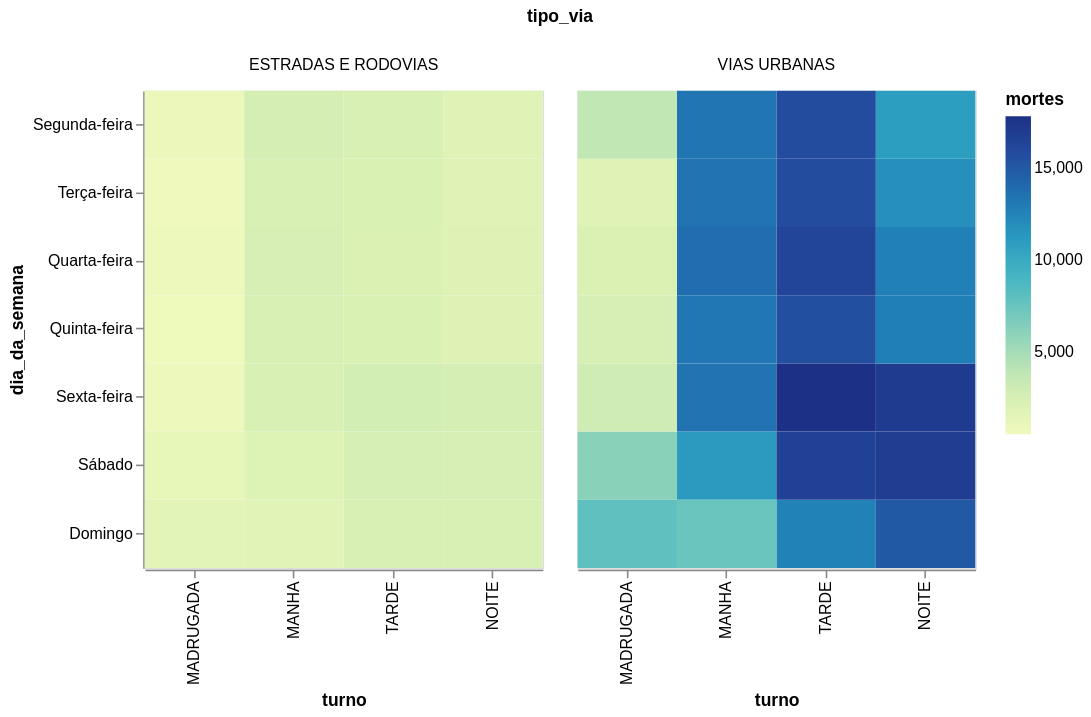

Source (notebook cell):
### Code cell
sinistros.filter(pl.col('tipo_via') != 'NAO DISPONIVEL') \
    .filter(pl.col('acidente_fatal') == 'NAO') \
    .group_by('dia_da_semana', 'tipo_via', 'turno').agg(pl.len().alias('mortes')) \
    .plot.rect(x=alt.X(**get_col_order('turno')), color='mortes', y=alt.Y(**get_col_order('dia_da_semana')), column='tipo_via').properties(height=300, width=250)

### Figure 1 — Vega-Lite specification as saved in the notebook (floating-point values rounded to 4 significant figures)
{"config": {"view": {"continuousWidth": 300, "continuousHeight": 300}}, "data": {"name": "data-fd2d7b4c03e92f4bd49e6a40d1d219a9"}, "mark": {"type": "rect", "tooltip": true}, "encoding": {"color": {"field": "mortes", "type": "quantitative"}, "column": {"field": "tipo_via", "type": "nominal"}, "x": {"field": "turno", "sort": ["MADRUGADA", "MANHA", "TARDE", "NOITE"]}, "y": {"field": "dia_da_semana", "sort": ["Segunda-feira", "Terça-feira", "Quarta-feira", "Quinta-feira", "Sexta-feira", "Sábado", "Domingo"]}}, "height": 300, "params": [{"name": "param_1e9efca18e7a2868", "select": {"type": "interval", "encodings": ["x", "y"]}, "bind": "scales"}], "width": 250, "$schema": "https://vega.github.io/schema/vega-lite/v6.4.1.json", "datasets": {"data-fd2d7b4c03e92f4bd49e6a40d1d219a9": [{"dia_da_semana": "Sexta-feira", "tipo_via": "ESTRADAS E RODOVIAS", "turno": "MADRUGADA", "mortes": 740}, {"dia_da_semana": "Quinta-feira", "tipo_via": "VIAS URBANAS", "turno": "TARDE", "mortes": 15634}, {"dia_da_semana": "Sábado", "tipo_via": "VIAS URBANAS", "turno": "MANHA", "mortes": 11174}, {"dia_da_semana": "Sexta-feira", "tipo_via": "VIAS URBANAS", "turno": "MANHA", "mortes": 13491}, {"dia_da_semana": "Quarta-feira", "tipo_via": "VIAS URBANAS", "turno": "TARDE", "mortes": 16339}, {"dia_da_semana": "Domingo", "tipo_via": "ESTRADAS E RODOVIAS", "turno": "TARDE", "mortes": 2383}, {"dia_da_semana": "Segunda-feira", "tipo_via": "VIAS URBANAS", "turno": "TARDE", "mortes": 15861}, {"dia_da_semana": "Terça-feira", "tipo_via": "VIAS URBANAS", "turno": "MADRUGADA", "mortes": 1843}, {"dia_da_semana": "Quarta-feira", "tipo_via": "ESTRADAS E RODOVIAS", "turno": "MANHA", "mortes": 2524}, {"dia_da_semana": "Sábado", "tipo_via": "ESTRADAS E RODOVIAS", "turno": "TARDE", "mortes": 2565}, {"dia_da_semana": "Terça-feira", "tipo_via": "ESTRADAS E RODOVIAS", "turno": "MANHA", "mortes": 2483}, {"dia_da_semana": "Sábado", "tipo_via": "ESTRADAS E RODOVIAS", "turno": "MADRUGADA", "mortes": 1246}, {"dia_da_semana": "Quarta-feira", "tipo_via": "ESTRADAS E RODOVIAS", "turno": "TARDE", "mortes": 2309}, {"dia_da_semana": "Terça-feira", "tipo_via": "ESTRADAS E RODOVIAS", "turno": "MADRUGADA", "mortes": 561}, {"dia_da_semana": "Sexta-feira", "tipo_via": "ESTRADAS E RODOVIAS", "turno": "TARDE", "mortes": 2770}, {"dia_da_semana": "Quinta-feira", "tipo_via": "ESTRADAS E RODOVIAS", "turno": "TARDE", "mortes": 2335}, {"dia_da_semana": "Quarta-feira", "tipo_via": "ESTRADAS E RODOVIAS", "turno": "NOITE", "mortes": 2004}, {"dia_da_semana": "Sexta-feira", "tipo_via": "VIAS URBANAS", "turno": "TARDE", "mortes": 17856}, {"dia_da_semana": "Sábado", "tipo_via": "VIAS URBANAS", "turno": "MADRUGADA", "mortes": 6151}, {"dia_da_semana": "Quarta-feira", "tipo_via": "VIAS URBANAS", "turno": "MANHA", "mortes": 13817}, {"dia_da_semana": "Quinta-feira", "tipo_via": "VIAS URBANAS", "turno": "MADRUGADA", "mortes": 2544}, {"dia_da_semana": "Terça-feira", "tipo_via": "ESTRADAS E RODOVIAS", "turno": "NOITE", "mortes": 1916}, {"dia_da_semana": "Terça-feira", "tipo_via": "ESTRADAS E RODOVIAS", "turno": "TARDE", "mortes": 2362}, {"dia_da_semana": "Sábado", "tipo_via": "ESTRADAS E RODOVIAS", "turno": "MANHA", "mortes": 2146}, {"dia_da_semana": "Domingo", "tipo_via": "VIAS URBANAS", "turno": "TARDE", "mortes": 12679}, {"dia_da_semana": "Segunda-feira", "tipo_via": "VIAS URBANAS", "turno": "NOITE", "mortes": 10954}, {"dia_da_semana": "Sexta-feira", "tipo_via": "ESTRADAS E RODOVIAS", "turno": "NOITE", "mortes": 2678}, {"dia_da_semana": "Sábado", "tipo_via": "ESTRADAS E RODOVIAS", "turno": "NOITE", "mortes": 2541}, {"dia_da_semana": "Quarta-feira", "tipo_via": "VIAS URBANAS", "turno": "NOITE", "mortes": 12770}, {"dia_da_semana": "Quarta-feira", "tipo_via": "VIAS URBANAS", "turno": "MADRUGADA", "mortes": 2288}, {"dia_da_semana": "Sexta-feira", "tipo_via": "VIAS URBANAS", "turno": "NOITE", "mortes": 17052}, {"dia_da_semana": "Domingo", "tipo_via": "VIAS URBANAS", "turno": "NOITE", "mortes": 14997}, {"dia_da_semana": "Quinta-feira", "tipo_via": "VIAS URBANAS", "turno": "MANHA", "mortes": 13275}, {"dia_da_semana": "Sábado", "tipo_via": "VIAS URBANAS", "turno": "NOITE", "mortes": 16910}, {"dia_da_semana": "Quinta-feira", "tipo_via": "VIAS URBANAS", "turno": "NOITE", "mortes": 12832}, {"dia_da_semana": "Segunda-feira", "tipo_via": "VIAS URBANAS", "turno": "MANHA", "mortes": 13373}, {"dia_da_semana": "Segunda-feira", "tipo_via": "ESTRADAS E RODOVIAS", "turno": "MADRUGADA", "mortes": 858}, {"dia_da_semana": "Sexta-feira", "tipo_via": "VIAS URBANAS", "turno": "MADRUGADA", "mortes": 3010}, {"dia_da_semana": "Domingo", "tipo_via": "ESTRADAS E RODOVIAS", "turno": "MADRUGADA", "mortes": 1576}, {"dia_da_semana": "Segunda-feira", "tipo_via": "ESTRADAS E RODOVIAS", "turno": "NOITE", "mortes": 1824}, {"dia_da_semana": "Quinta-feira", "tipo_via": "ESTRADAS E RODOVIAS", "turno": "MANHA", "mortes": 2453}, {"dia_da_semana": "Quarta-feira", "tipo_via": "ESTRADAS E RODOVIAS", "turno": "MADRUGADA", "mortes": 691}, {"dia_da_semana": "Segunda-feira", "tipo_via": "ESTRADAS E RODOVIAS", "turno": "MANHA", "mortes": 2682}, {"dia_da_semana": "Quinta-feira", "tipo_via": "ESTRADAS E RODOVIAS", "turno": "NOITE", "mortes": 2050}, {"dia_da_semana": "Terça-feira", "tipo_via": "VIAS URBANAS", "turno": "TARDE", "mortes": 15899}, {"dia_da_semana": "Segunda-feira", "tipo_via": "VIAS URBANAS", "turno": "MADRUGADA", "mortes": 3764}, {"dia_da_semana": "Domingo", "tipo_via": "VIAS URBANAS", "turno": "MADRUGADA", "mortes": 7951}, {"dia_da_semana": "Segunda-feira", "tipo_via": "ESTRADAS E RODOVIAS", "turno": "TARDE", "mortes": 2405}, {"dia_da_semana": "Quinta-feira", "tipo_via": "ESTRADAS E RODOVIAS", "turno": "MADRUGADA", "mortes": 666}, {"dia_da_semana": "Domingo", "tipo_via": "ESTRADAS E RODOVIAS", "turno": "NOITE", "mortes": 2476}, {"dia_da_semana": "Domingo", "tipo_via": "VIAS URBANAS", "turno": "MANHA", "mortes": 7438}, {"dia_da_semana": "Sábado", "tipo_via": "VIAS URBANAS", "turno": "TARDE", "mortes": 16568}, {"dia_da_semana": "Terça-feira", "tipo_via": "VIAS URBANAS", "turno": "NOITE", "mortes": 11870}, {"dia_da_semana": "Terça-feira", "tipo_via": "VIAS URBANAS", "turno": "MANHA", "mortes": 13517}, {"dia_da_semana": "Sexta-feira", "tipo_via": "ESTRADAS E RODOVIAS", "turno": "MANHA", "mortes": 2463}, {"dia_da_semana": "Domingo", "tipo_via": "ESTRADAS E RODOVIAS", "turno": "MANHA", "mortes": 1741}]}}
